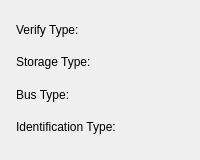
<?xml version="1.0" encoding="UTF-8"?>
<ui version="4.0">
 <class>AttributeWindow</class>
 <widget class="QDialog" name="AttributeWindow">
  <property name="geometry">
   <rect>
    <x>0</x>
    <y>0</y>
    <width>200</width>
    <height>160</height>
   </rect>
  </property>
  <property name="windowTitle">
   <string>Dialog</string>
  </property>
  <layout class="QHBoxLayout" name="horizontalLayout_2">
   <property name="leftMargin">
    <number>16</number>
   </property>
   <property name="topMargin">
    <number>16</number>
   </property>
   <property name="rightMargin">
    <number>16</number>
   </property>
   <property name="bottomMargin">
    <number>20</number>
   </property>
   <item>
    <layout class="QGridLayout" name="gridLayout_3">
     <item row="1" column="1">
      <widget class="QLabel" name="bioStorageTypeLbl">
       <property name="text">
        <string/>
       </property>
      </widget>
     </item>
     <item row="2" column="1">
      <widget class="QLabel" name="bioBusTypeLbl">
       <property name="text">
        <string/>
       </property>
      </widget>
     </item>
     <item row="2" column="0">
      <widget class="QLabel" name="label_7">
       <property name="text">
        <string>Bus Type:</string>
       </property>
      </widget>
     </item>
     <item row="3" column="1">
      <widget class="QLabel" name="bioIdentificationTypeLbl">
       <property name="text">
        <string/>
       </property>
      </widget>
     </item>
     <item row="1" column="0">
      <widget class="QLabel" name="label_6">
       <property name="text">
        <string>Storage Type:</string>
       </property>
      </widget>
     </item>
     <item row="3" column="0">
      <widget class="QLabel" name="label_8">
       <property name="text">
        <string>Identification Type:</string>
       </property>
      </widget>
     </item>
     <item row="0" column="1">
      <widget class="QLabel" name="bioVerifyTypeLbl">
       <property name="text">
        <string/>
       </property>
      </widget>
     </item>
     <item row="0" column="0">
      <widget class="QLabel" name="label_2">
       <property name="text">
        <string>Verify Type:</string>
       </property>
      </widget>
     </item>
    </layout>
   </item>
  </layout>
 </widget>
 <resources/>
 <connections/>
</ui>
